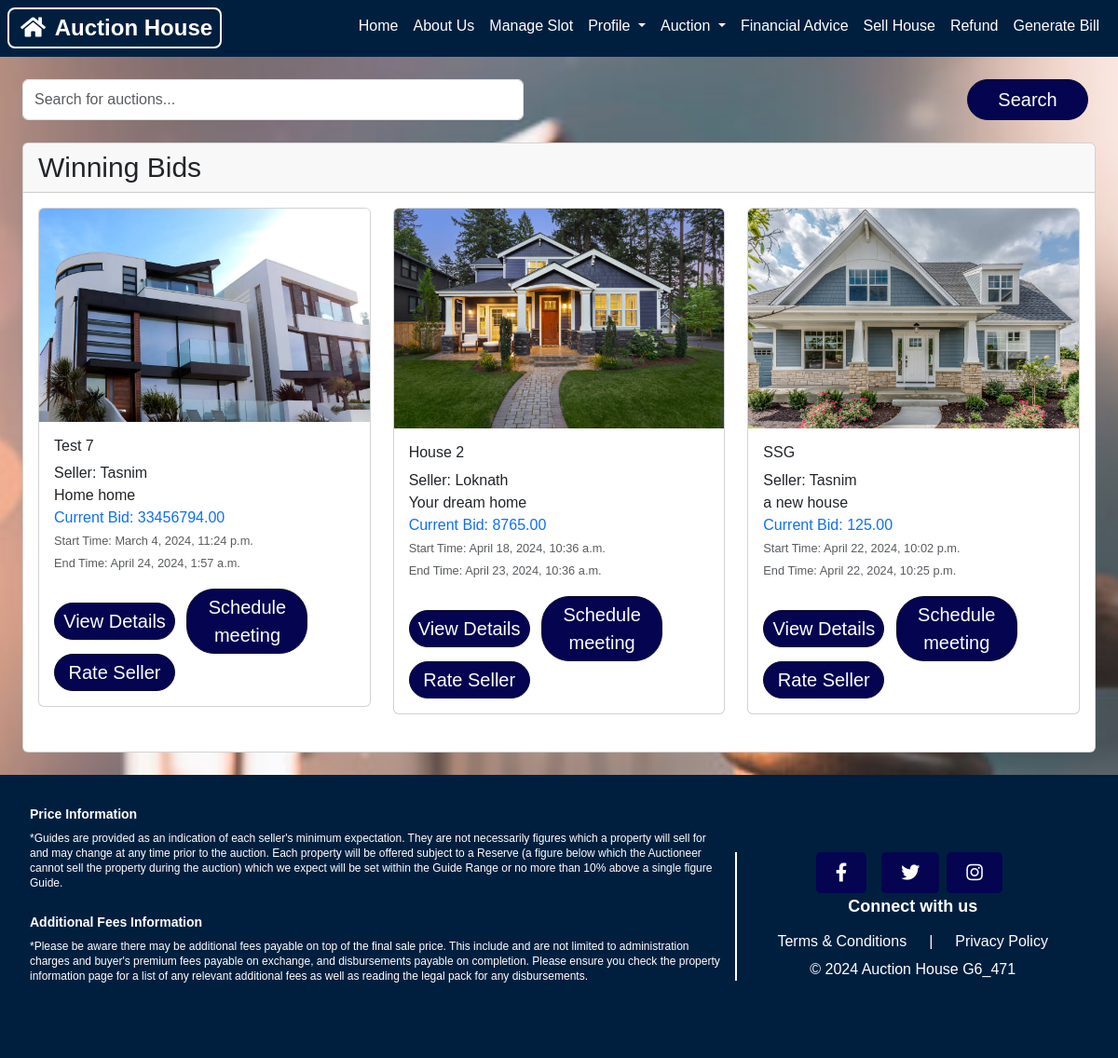
Screenshot of /winner_me/ (signed in) with the database file from the repository.
### website/models.py (models this page shows, shortened)
class AuctionItem(models.Model):
    title = models.CharField(max_length=255)
    description = models.TextField()
    address = models.CharField(max_length=255)
    start_price = models.DecimalField(max_digits=10, decimal_places=2)
    current_bid = models.DecimalField(max_digits=10, decimal_places=2, default=0.00)
    current_bid_by = models.ForeignKey(User, on_delete=models.CASCADE,null=True, blank=True, related_name='bids_made')
    created_by = models.ForeignKey(User, on_delete=models.CASCADE, related_name='auction_items_created')
    start_time = models.DateTimeField(blank=True, null=True)
    end_time = models.DateTimeField(blank=True, null=True)
    image = models.ImageField(upload_to='auction_item_images/', blank=True, null=True)
    winner = models.ForeignKey(User, on_delete=models.SET_NULL, blank=True, null=True, related_name='won_auctions')
    house_size = models.IntegerField(null=True, blank=True)
    floor_count = models.IntegerField(null=True, blank=True)
    house_type = models.CharField(max_length=15, choices=h_type, null=True, blank=True)
    sketchfab_script = models.TextField(blank=True, null=True)
    APPROVAL_CHOICES = [
        ('pending', 'Pending'),
        ('approved', 'Approved'),
        ('rejected', 'Rejected'),
    ]
    approval_status = models.CharField(max_length=10, choices=APPROVAL_CHOICES, default='pending')

### website/views.py (the view)
# urls.py: path('winner_me/', views.winner_me, name='winner_me'),
def winner_me(request):
    current_time = timezone.now()
    past_auctions = AuctionItem.objects.filter(start_time__lt=current_time,end_time__lt=current_time,current_bid_by=request.user)
    return render(request, 'winner_me.html', {
        'past_auctions': past_auctions,
    })

### website/templates/winner_me.html
{% extends 'base.html' %}
{% block content %}
<div class="container mt-4">
    <div class="search-container text-center mb-4">
        <form action="{% url 'website:search_upcoming_auctions' %}" method="GET" class="form-inline">
            <input type="text" class="form-control" placeholder="Search for auctions..." name="query" required>
            <button type="submit" class="btn btn-primary">Search</button>
        </form>
    </div>
    <div class="card-deck">
        <div class="card">
            <div class="card-header">
                <h2>Winning Bids</h2>
            </div>
            <div class="card-body">
                <div class="row">
                    {% for auction in past_auctions %}
                    <div class="col-md-4 mb-4">
                        <div class="card">
                            {% if auction.image %}
                            <img src="{{ auction.image.url }}" alt="{{ auction.title }} Image" class="card-img-top">
                            {% endif %}
                            <div class="card-body">
                                <h3 class="card-title">{{ auction.title }}</h3>
                                <h10 class="card-text text-dark">Seller: {{ auction.created_by.username }}</h10><br>
                                <p class="card-text text-dark mb-0">{{ auction.description|truncatewords:15 }}</p>
                                <p class="card-text font-weight-bold text-primary mb-0">
                                    Current Bid: {{ auction.current_bid }}<br>
                                </p>
                                <p class="card-text mb-3">
                                    <small class="text-muted">
                                        Start Time: <span class="start-time">{{ auction.start_time }}</span><br>
                                        End Time: {{ auction.end_time }}
                                    </small>
                                </p>
                                <a href="{% url 'website:auction_detail' auction.id %}" class="btn btn-sm btn-primary">View Details</a>
                                <a href="{% url 'website:meeting' auction.id %}" class="btn btn-sm btn-primary">Schedule meeting</a>
                                <a href="{% url 'website:seller_rating' auction.id %}" class="btn btn-sm btn-primary">Rate Seller</a>
                            </div>
                        </div>
                    </div>
                    {% endfor %}
                </div>
            </div>
        </div>
    </div>
</div>
{% endblock %}

### static/base.css (style rules this page uses)
body { font-family: Arial, sans-serif; background-image: url("bg5.jpg"); background-size: cover; background-position: center; background-repeat: no-repeat; min-height: 250vh; }
* { font-family: Arial, Helvetica, sans-serif; box-sizing: border-box; }
.container { max-width: 1200px; margin: 0 auto; }
.container h2 { font-weight: 500; font-display: flex; font-size: 30px; }
.container p { color: white; margin-bottom: 50px; }
.btn { font-size: 20px; color: #fff; background-color: rgb(4, 4, 81); text-decoration: none; border-radius: 5px; transition: all 0.3s ease; }
.btn-primary { width: 130px; border-color: #0f0f2d; border-radius: 30px; margin-right: 8px; }
form button { margin-left: calc(50% - 100px); width: 200px; }
.search-container { display: flex; justify-content: center; }
.search-container .form-inline { display: flex; flex-grow: 1; }
.search-container .form-inline .form-control { flex: 1; width: 100%; height: 100%; display: flex; align-items: center; position: relative; }

### rows the page displays
AuctionItem: image (picture), title "Test 7", created_by.username "Tasnim", description "Home home", current_bid "33456794.00", start_time "March 4, 2024, 11:24 p.m.", end_time "April 24, 2024, 1:57 a.m."
AuctionItem: image (picture), title "House 2", created_by.username "Loknath", description "Your dream home", current_bid "8765.00", start_time "April 18, 2024, 10:36 a.m.", end_time "April 23, 2024, 10:36 a.m."
AuctionItem: image (picture), title "SSG", created_by.username "Tasnim", description "a new house", current_bid "125.00", start_time "April 22, 2024, 10:02 p.m.", end_time "April 22, 2024, 10:25 p.m."
